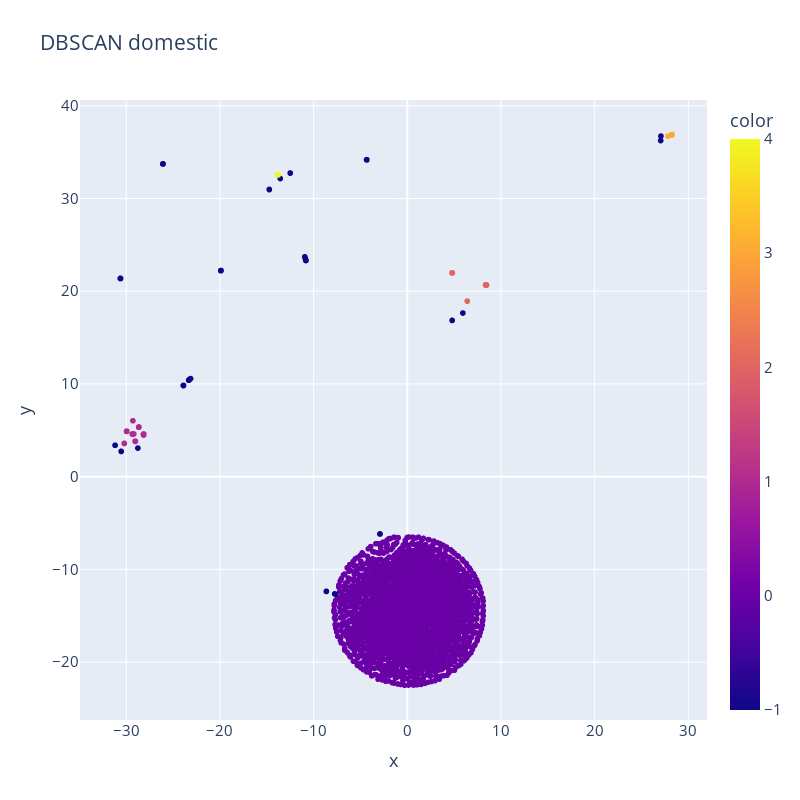

The code cell stored with this chart in its notebook:
### Code cell
fig = px.scatter(tdf_rp_18, x = tsne_representation_rp_18[:, 0], y = tsne_representation_rp_18[:, 1],
                color = tdf_rp_18['DBSCAN_label'].to_list(),
                height = 800, width = 800,
                title = "DBSCAN domestic")
fig.update_layout(font_size =15)
#fig.show()

### Figure 1 — Plotly figure (JSON) as saved in the notebook; plotly's stock layout.template omitted (floating-point values rounded to 4 significant figures; data arrays with more than 128 entries replaced by an {"elided": "..."} marker saying what was removed)
{"data": [{"hovertemplate": "x=%{x}<br>y=%{y}<br>color=%{marker.color}<extra></extra>", "legendgroup": "", "marker": {"color": {"elided": "5778 int values"}, "coloraxis": "coloraxis", "symbol": "circle"}, "mode": "markers", "name": "", "showlegend": false, "type": "scattergl", "x": {"elided": "5778 float values"}, "xaxis": "x", "y": {"elided": "5778 float values"}, "yaxis": "y"}], "layout": {"coloraxis": {"colorbar": {"title": {"text": "color"}}, "colorscale": [[0, "#0d0887"], [0.1111, "#46039f"], [0.2222, "#7201a8"], [0.3333, "#9c179e"], [0.4444, "#bd3786"], [0.5556, "#d8576b"], [0.6667, "#ed7953"], [0.7778, "#fb9f3a"], [0.8889, "#fdca26"], [1, "#f0f921"]]}, "font": {"size": 15}, "height": 800, "legend": {"tracegroupgap": 0}, "title": {"text": "DBSCAN domestic"}, "width": 800, "xaxis": {"anchor": "y", "domain": [0, 1], "title": {"text": "x"}}, "yaxis": {"anchor": "x", "domain": [0, 1], "title": {"text": "y"}}}}
